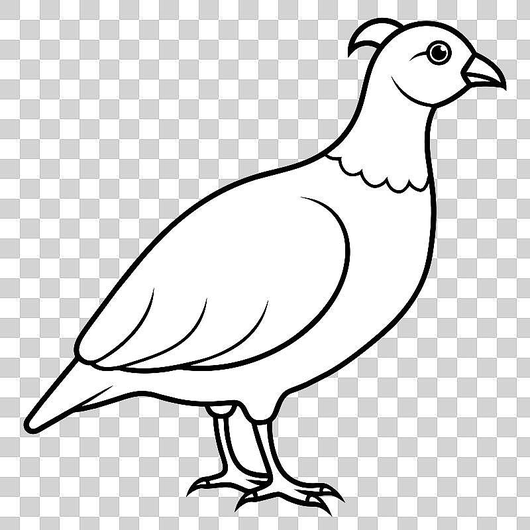
#> input picture assets/ref/ref-quail.png, 530 x 530 px, shrunk from 800 x 800 before the run
$ python bone_birds.py
#> lines starting #> are read from the running program, lines starting #| are printed output that depends on the picture; after the words box and inside, x2 and y2 are one past the last pixel; in counts of white or black regions, pixels touching at a corner belong together
### scripts/ink_skeleton.py
# -*- coding: utf-8 -*-
"""墨形取中线：由底本的墨块抽出「骨」，再以笔压线描出

用意：墨拓（面）与全书的线（骨）不同重量，同页并置便突兀。
取墨形的中线，就既保住底本的形准，又落回同一套线语汇——
得意忘形：要的是「这一叶舟腰身收束、双舷有厚、四梁跨舷」的意，
不是每一像素的黑。
"""
import math

import cv2
import numpy as np
from skimage.morphology import skeletonize


def skeleton_paths(png, crop=0.075, min_len=14, dilate=1):
    img = cv2.imread(png, cv2.IMREAD_GRAYSCALE)
    h, w = img.shape
    cy, cx = int(h * crop), int(w * crop)
    img = img[cy:h - cy, cx:w - cx]
    m = (img < 70).astype(np.uint8)
    if dilate:
        m = cv2.dilate(m, np.ones((dilate * 2 + 1,) * 2, np.uint8))
    sk = skeletonize(m > 0).astype(np.uint8)
    # 8 邻域计数：1 为端点，>2 为分叉，2 为通途
    ker = np.array([[1, 1, 1], [1, 0, 1], [1, 1, 1]], np.uint8)
    nb = cv2.filter2D(sk, -1, ker, borderType=cv2.BORDER_CONSTANT)
    nb = nb * sk

    pts = np.argwhere(sk > 0)  # (y,x)
    node = {}
    for y, x in pts:
        node[(y, x)] = nb[y, x]

    def walk(y, x, prev):
        """自节点出发沿骨架走，至端或分叉止。"""
        path = [(x, y)]
        cur = (y, x)
        prv = prev
        while True:
            nxt = None
            for dy in (-1, 0, 1):
                for dx in (-1, 0, 1):
                    if dy == 0 and dx == 0:
                        continue
                    ny, nx = cur[0] + dy, cur[1] + dx
                    if (ny, nx) in node and (ny, nx) != prv and ((ny, nx) not in path_yx):
                        nxt = (ny, nx)
                        break
                if nxt:
                    break
            if nxt is None:
                break
            path.append((nxt[1], nxt[0]))
            path_yx.add(nxt)
            prv, cur = cur, nxt
            if node.get(nxt, 2) != 2:
                break
        return path

    segs = []
    path_yx = set()
    starts = [k for k, v in node.items() if v != 2]
    for s in starts:
        if s in path_yx:
            continue
        path_yx.add(s)
        p = walk(s[0], s[1], None)
        if len(p) >= min_len:
            segs.append(p)
    # 余下的环（无端点闭合）
    for k, v in node.items():
        if k not in path_yx and v == 2:
            path_yx.add(k)
            p = walk(k[0], k[1], None)
            if len(p) >= min_len:
                segs.append(p)

    # [14 lines left out: function rdp, not called in this run]

    return [rdp(p) for p in segs], (w - 2 * cx, h - 2 * cy)

### scripts/bone_birds.py
# -*- coding: utf-8 -*-
"""禽鸟取骨：底本墨形 → 中线 → 归一段列（供图版按格心缩放复用）

049 鹑、鹊两只鸟无底本不可成，故取骨而不复制像素：
 要的是「鹑伏地、尾短、颈细」「鹊长尾、翅上扬」的形，不是底本的每一笔。
"""
import json
import os
import sys

ROOT = os.path.dirname(os.path.dirname(os.path.abspath(__file__)))
sys.path.insert(0, os.path.join(ROOT, 'scripts'))
from ink_skeleton import skeleton_paths  # noqa: E402

JOBS = {
    'quail': dict(png='assets/ref/ref-quail.png', crop=0.03, min_len=16, dilate=1),
    'magpie': dict(png='assets/ref/ref-magpie-inv.png', crop=0.06, min_len=22, dilate=2),
}


def normalize(segs):
    """像素 → 以 bbox 中心为原点、长边归一为 1 的坐标。"""
    xs = [p[0] for s in segs for p in s]
    ys = [p[1] for s in segs for p in s]
    x0, x1, y0, y1 = min(xs), max(xs), min(ys), max(ys)
    w, h = x1 - x0, y1 - y0
    cx, cy = (x0 + x1) / 2, (y0 + y1) / 2
    sc = 1.0 / max(w, h)
    return [[[round((p[0] - cx) * sc, 5), round((p[1] - cy) * sc, 5)] for p in s]
            for s in segs], (round(w * sc, 4), round(h * sc, 4))


def main():
    out = os.path.join(ROOT, 'assets', 'fig', '_bone')
    os.makedirs(out, exist_ok=True)
    for name, j in JOBS.items():
        segs, size = skeleton_paths(os.path.join(ROOT, j['png']), crop=j['crop'],
                                    min_len=j['min_len'], dilate=j['dilate'])
#> in skeleton_paths, img is the input picture: shape (530, 530); min 0, max 255, mean 224.3
#> in skeleton_paths, `img = img[cy:h - cy, cx:w - cx]`:
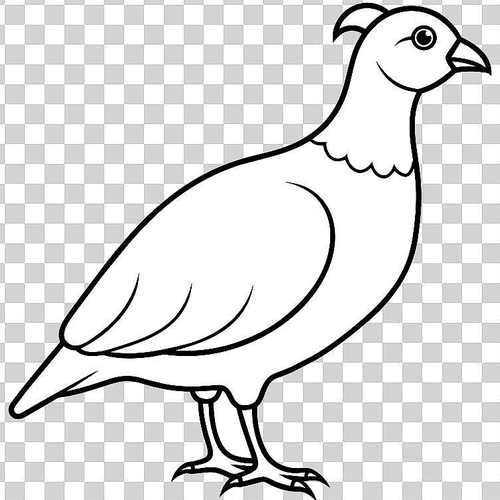
#> img: shape (500, 500); min 0, max 255, mean 223.5
#> in skeleton_paths, `m = (img < 70).astype(np.uint8)`:
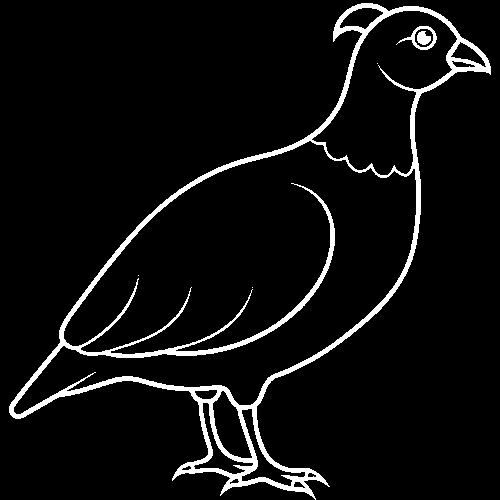
#> m: shape (500, 500); values 0 (black) and 1 (white), 5.7% white; 6 white regions (3 under 20 px), largest, box (x1, y1, x2, y2) and area: (9, 3, 491, 500) 13958, (396, 26, 437, 50) 251, (417, 31, 431, 45) 140
#> in skeleton_paths, `m = cv2.dilate(m, np.ones((dilate * 2 + 1,) * 2, np.uint8))`:
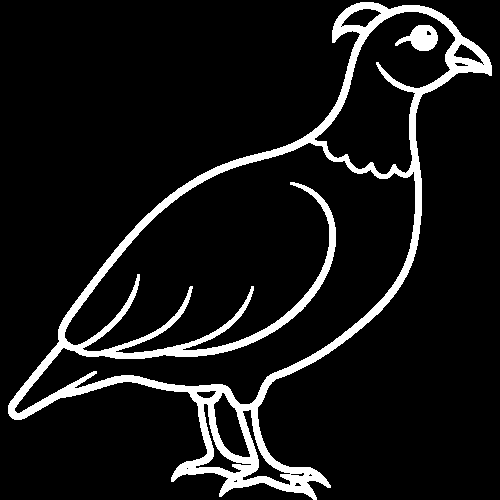
#> m: shape (500, 500); values 0 (black) and 1 (white), 9% white; 2 white regions, box (x1, y1, x2, y2) and area: (8, 2, 492, 500) 21889, (395, 25, 438, 51) 651
#> in skeleton_paths, `sk = skeletonize(m > 0).astype(np.uint8)`:
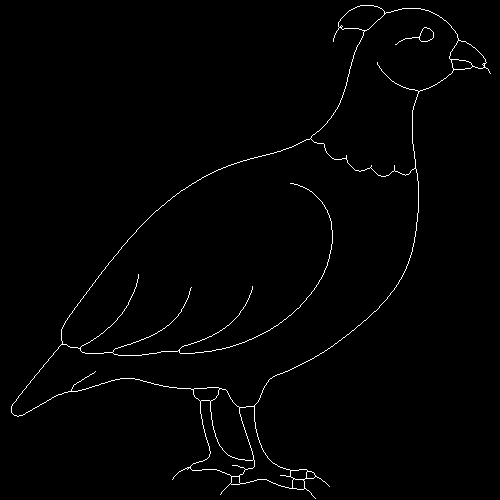
#> sk: shape (500, 500); values 0 (black) and 1 (white), 1.2% white in thin lines or dots
#> in skeleton_paths, `nb = cv2.filter2D(sk, -1, ker, borderType=cv2.BORDER_CONSTANT)`:
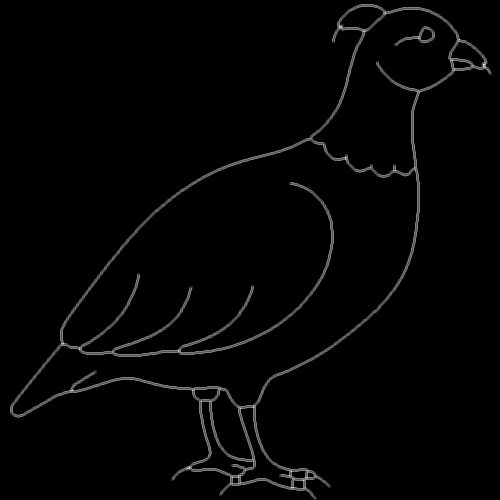
#> nb: shape (500, 500); min 0, max 6, mean 0.0953; drawn with min black and max white
#> in skeleton_paths, `nb = nb * sk`:
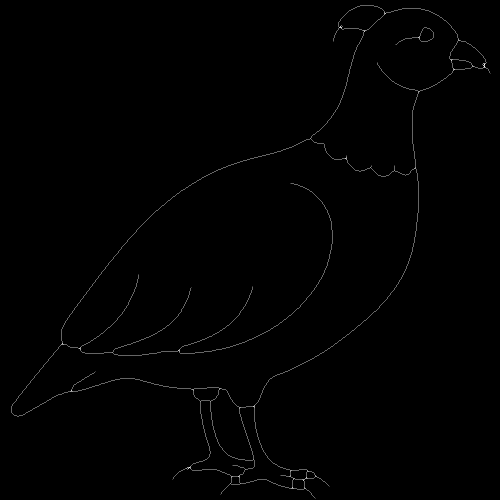
#> nb: shape (500, 500); min 0, max 5, mean 0.0244; drawn with min black and max white
#> in skeleton_paths, `pts = np.argwhere(sk > 0)`: pts = 2978 pairs, first value 5 to 498, second value 11 to 490
#> the loop in skeleton_paths, `for y, x in pts:` made 2978 passes
#> (y, x) on passes 1 to 3: (5, 360), (5, 361), (5, 362)
#> after the loop in skeleton_paths, `for y, x in pts:`: node = 2978 items
#> in skeleton_paths, `starts = [k for k, v in node.items() if v != 2]`: starts = 153 pairs, first value 12 to 498, second value 61 to 490
#> in walk, `path = [(x, y)]`: path = [(384, 12)]
#> in walk, `cur = (y, x)`: cur = (12, 384)
#> the loop in walk, `while True:` made 53 passes
#> (prv, cur) on passes 1 to 12: ((12, 384), (11, 384)), ((11, 384), (10, 383)), ((10, 383), (9, 382)), ((9, 382), (8, 381)), ((8, 381), (8, 380)), ((8, 380), (7, 379)), ((7, 379), (7, 378)), ((7, 378), (6, 377)), ((6, 377), (6, 376)), ((6, 376), (6, 375)), ((6, 375), (6, 374)), ((6, 374), (5, 373))
#> after the loop in walk, `while True:`: path = 54 pairs, first value 338 to 384, second value 5 to 27; path_yx = 54 items
#> in skeleton_paths, `p = walk(s[0], s[1], None)`: p has the same summary as path in walk
        ns, wh = normalize(segs)
        path = os.path.join(out, name + '.json')
        with open(path, 'w', encoding='utf-8') as f:
            json.dump({'wh': wh, 'segs': ns}, f)
        print(name, 'segs', len(ns), 'wh', wh, '->', path)


if __name__ == '__main__':
    main()
